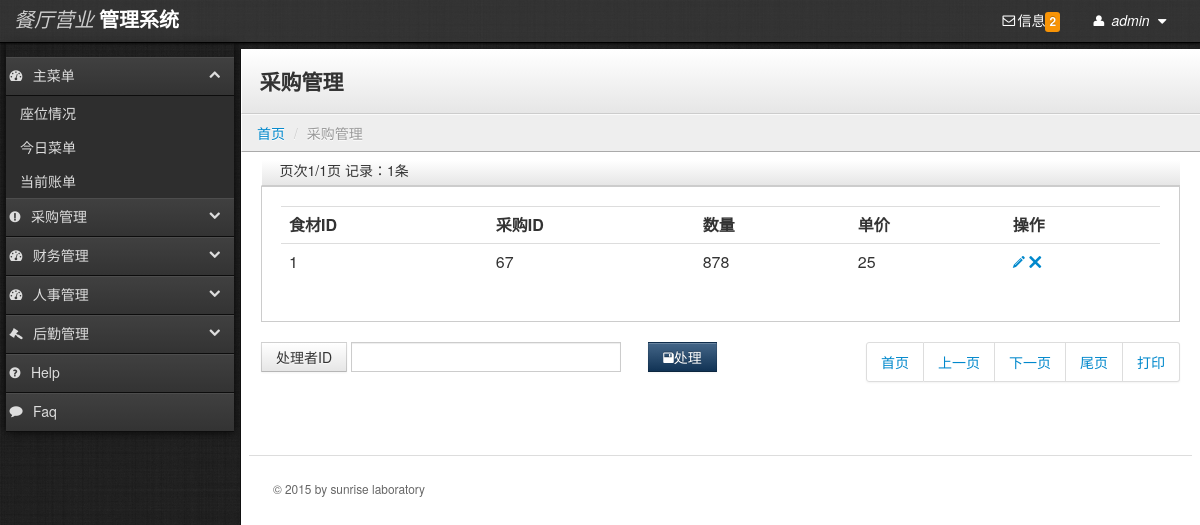
Page /newRes/insert_purchase.php (signed in) on the committed database.
### tables this page shows
CREATE TABLE `ingredientpurchasetemp` (
  `ingredientIDtemp` bigint(20) NOT NULL,
  `purchaseIDtemp` bigint(20) NOT NULL,
  `numbertemp` float NOT NULL,
  `pricetemp` float default NULL,
  PRIMARY KEY  (`ingredientIDtemp`,`purchaseIDtemp`)
);

### newRes/insert_purchase.php (the view, shortened to what this page needs)
  <?php
   if(isset($_GET['page'])){
            $page=$_GET['page'];
        }
        else{
            $page=1;
        }
        $page_count=20;
        $sql=mysql_query("select * from ingredientpurchasetemp");
        $row=mysql_num_rows($sql);
        $page_page=ceil($row/$page_count);
    ?>
    <?php include('boot.php');?>
    <div class="content">
    	<div class="header">
  	         <h1 class="page-title">采购管理</h1>
        </div>
        <ul class="breadcrumb">
            <li><a href="index.php">首页</a> <span class="divider">/</span></li>
            <li class="active">采购管理</li>
        </ul>
        <div class="container-fluid">
            <div class="row-fluid">
    	        <div class="header">
                     <label>页次<?php echo $page;?>/<?php echo $page_page;?>页 记录：<?php echo $row;?>条</label>
				</div>
                     <div class="well">
                      <table class="table" id="table3">
                           <tr align="center" valign="middle">
                                <th>食材ID</th>
                                <th>采购ID</th>
                                <th>数量</th>
                                <th>单价</th>
                                <th>操作</th>
                            </tr>
                            <?php
                                  $sqls=mysql_query("select * from ingredientpurchasetemp");
                                  $array=mysql_fetch_array($sqls);
                                  do{
                            ?>
                            <tr>
                                <td><?php echo $array['ingredientIDtemp'];?></td>
                                <td><?php echo $array['purchaseIDtemp'];?></td>
                                <td><?php echo $array['numbertemp'];?></td>
                                <td><?php echo $array['pricetemp'];?></td>
                                <td >
                                    <a href="modify_purchaseInfo.php?id=<?php echo $array['ingredientIDtemp'];?>&purchaseID=<?php echo $array['purchaseIDtemp'];?>" target="_parent"><i class="icon-pencil"></i></a>
                                    <a href="#myModal" role="button" data-toggle="modal"><i class="icon-remove" onClick="pass(<?php echo $array['ingredientIDtemp'];?>,<?php echo $array['purchaseIDtemp'];?>)"></i></a>
                                </td>
                            </tr>
                            <?php
                            }while($array=mysql_fetch_array($sqls));
                            ?>
                            </table>
                            </div>
                            <div class="pagination" >
<div class="form-inline"><button class="btn" type="button">处理者ID</button>
<input class="input-xlarge" type="text" style="height:30px;" id="dealid"/>&nbsp;&nbsp;&nbsp;&nbsp;&nbsp;&nbsp;&nbsp;<a href="#dealModal" class="btn btn-primary" data-toggle="modal"><i class="icon-save"></i>处理</a>
                          	                    <ul style="float:right;">
                                                  <li><a href="insert_purchase.php?page=1">首页</a> </li>
                                                  <li><a href="insert_purchase.php?page=<?php if($page==1){echo $page=1; }else{ echo $page-1; }?>">上一页</a></li>
                                                  <li><a href="insert_purchase.php?page=<?php if($page<$page_page){echo $page+1;}else{ echo $page_page;}?>">下一页</a></li>
                                                  <li><a href="insert_purchase.php?page=<?php echo $page_page;?>">尾页</a></li>
                                                  <li><a href="#" onClick="stamp('page_stats');">打印</a></li>
                                              </ul>
                                      </div>
                     <footer>
                        <hr>
                        <p>&copy; 2015 by sunrise laboratory </p>
                    </footer>
            </div>
        </div>
    </div>
  </body>
  </html>

### newRes/stylesheets/theme.css (style rules this page uses)
body { background: #222; background-image: url('../images/black-Linen.png'); background-position: initial initial; background-repeat: initial initial; margin: 0px; padding: 0px; }
h1 { margin-top: 0px; color: #eee; }
hr { border-top: 1px solid #ddd; border-bottom: 1px solid #fff; }
.content { min-width: 400px; position: relative; min-height: 800px; background: #fff; margin-left: 240px; margin-top: 6px; border-left: 1px solid #000000; border-left: 1px solid #111; }
.header { background: #ffffff; background: #ffffff; background: -webkit-gradient(linear, left bottom, left top, color-stop(0, #e6e6e6), color-stop(1, #ffffff)); background: -ms-linear-gradient(bottom, #e6e6e6, #ffffff); background: -moz-linear-gradient(center bottom, #e6e6e6 0%, #ffffff 100%); background: -o-linear-gradient(bottom, #e6e6e6, #ffffff); filter: progid:dximagetransform.microsoft.gradient(startColorStr='#e6e6e6', EndColorStr='#ffffff'); -ms-filter: "progid:DXImageTransform.Microsoft.gradient(startColorStr='#ffffff',EndColorStr='#e6e6e6')"; border-bottom: 1px solid #cccccc; border-top: 1px solid #ffffff; border-left: 1px solid #ffffff; padding: 0em 1.25em; }
.header h1 { margin: 1em 0em; padding: 0em; line-height: 1em; font-size: 1.5em; color: #eee; color: #333; }
.breadcrumb { -webkit-box-shadow: none; -moz-box-shadow: none; box-shadow: none; -webkit-border-radius: 0px; -moz-border-radius: 0px; border-radius: 0px; -moz-background-clip: padding; -webkit-background-clip: padding-box; background-clip: padding-box; background: #eee; border-bottom: 1px solid #aaa; border-top: 1px solid #fafafa; border-left: 1px solid #fff; margin-bottom: .5em; }
footer { padding: 1em; margin-top: 4em; color: #666; font-size: .85em; line-height: 1.3em; }
footer hr { margin: 2em -2em; }
.btn { -webkit-border-radius: 0px; -moz-border-radius: 0px; border-radius: 0px; }
.btn-primary { background-color: #113355; background-image: -webkit-gradient(linear, 0 0, 0 100%, from(#446688), to(#113355)); background-image: -webkit-linear-gradient(top, #446688, #113355); background-image: -o-linear-gradient(top, #446688, #113355); background-image: linear-gradient(to bottom, #446688, #113355); background-image: -moz-linear-gradient(top, #446688, #113355); filter: progid:dximagetransform.microsoft.gradient(startColorStr='#446688', EndColorStr='#113355'); -ms-filter: "progid:DXImageTransform.Microsoft.gradient(startColorStr='#446688',EndColorStr='#113355')"; }
.well { background-color: #fff; border: 1px solid #ccc; -webkit-box-shadow: 1px 1px 0px #ffffff; -moz-box-shadow: 1px 1px 0px #ffffff; box-shadow: 1px 1px 0px #ffffff; -webkit-border-radius: 0px; -moz-border-radius: 0px; border-radius: 0px; -moz-background-clip: padding; -webkit-background-clip: padding-box; background-clip: padding-box; }
input[type="text"], input[type="password"] { -webkit-border-radius: 0px; -moz-border-radius: 0px; border-radius: 0px; -moz-background-clip: padding; -webkit-background-clip: padding-box; background-clip: padding-box; }

### newRes/insert_purchase.php (style rules this page uses)
label { display:inline-block; }

### rows in the picture
ingredientpurchasetemp: ingredientIDtemp "1", purchaseIDtemp "67", numbertemp "878", pricetemp "25"

### other values in the picture
$arrayDealTFNum['count'] "2"
$page "1"
$page_page "1"
$row "1"
